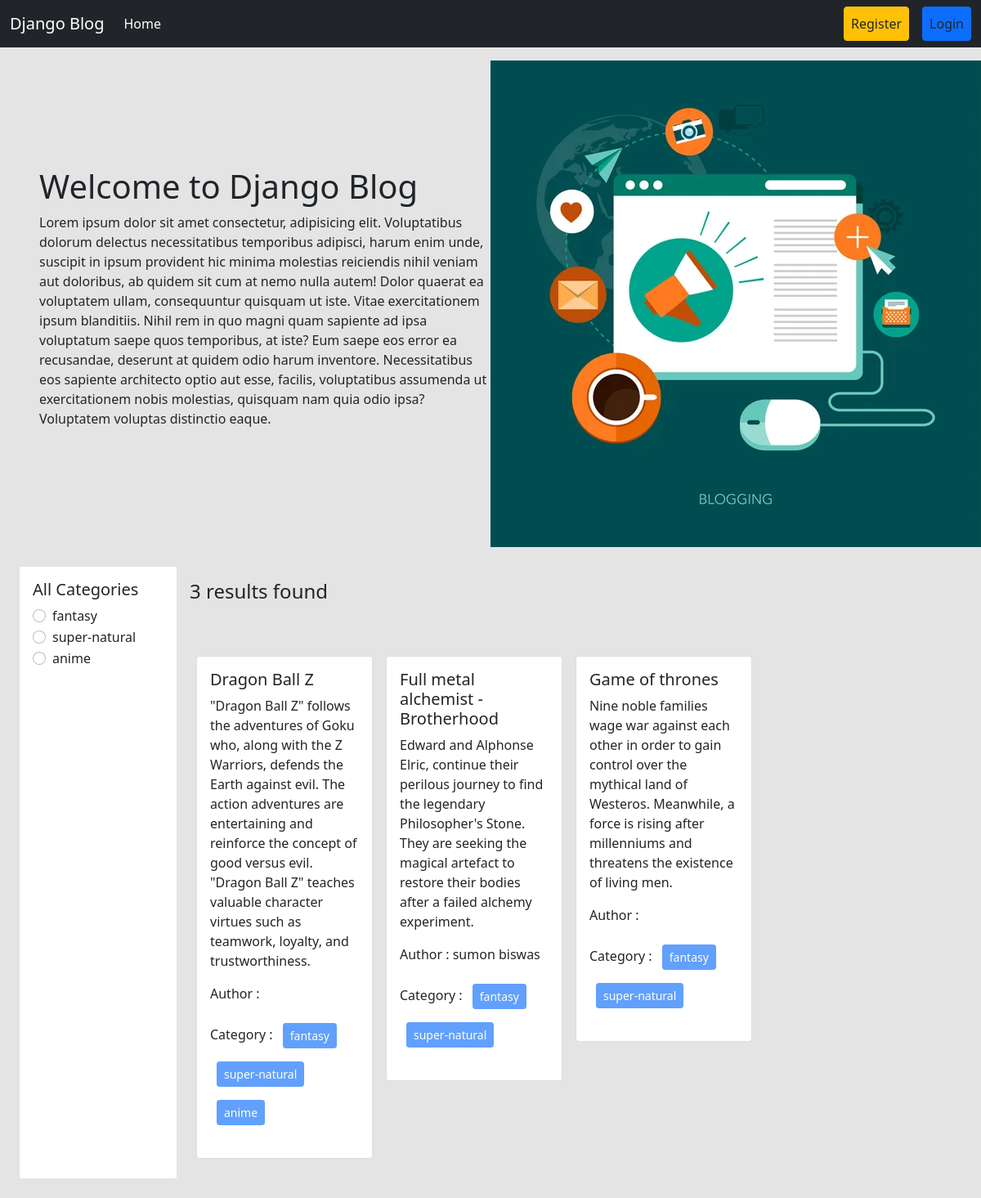
The page / on the database its author committed.
### categories/models.py (models this page shows, shortened)
class Category(models.Model):
    name = models.CharField(max_length=100)
    slug = models.SlugField(max_length=100,unique=True, null=True, blank=True)

### posts/models.py (models this page shows, shortened)
class Post(models.Model):
    title = models.CharField(max_length=50)
    content = models.TextField()
    category = models.ManyToManyField(Category) # ekta post multiple categorir moddhe thakte pare abar ekta categorir moddhe multiple post thakte pare
    author = models.ForeignKey(User, on_delete=models.CASCADE)

### blog_project/views.py (the view, shortened to what this page needs)
# urls.py: 2. Add a URL to urlpatterns:  path('', views.home, name='home')
def home(request, category_slug = None): # initially dhore nicchi je category_slug None thakbe karon hocche user first time home page e asle se normal page dekhbe, se filter korte chaile category te click korlei sei category er slug ta capture korbo ar seta tokhn ar None thakbe na
    data = Post.objects.all() # sob post gula ke niye aslam
    categories = Category.objects.all() # sob category dekhabo
    return render(request, 'home.html', {'data' : data, 'category' : categories})

### templates/home.html
{% extends 'base.html' %}
{% load static %}
{% block content %}
<div class="d-flex flex-wrap px-5 pt-3 align-items-center">
  <div class="col-6">
    <h1>Welcome to Django Blog</h1>
    <p>Lorem ipsum dolor sit amet consectetur, adipisicing elit. Voluptatibus dolorum delectus necessitatibus temporibus adipisci, harum enim unde, suscipit in ipsum provident hic minima molestias reiciendis nihil veniam aut doloribus, ab quidem sit cum at nemo nulla autem! Dolor quaerat ea voluptatem ullam, consequuntur quisquam ut iste. Vitae exercitationem ipsum blanditiis. Nihil rem in quo magni quam sapiente ad ipsa voluptatum saepe quos temporibus, at iste? Eum saepe eos error ea recusandae, deserunt at quidem odio harum inventore. Necessitatibus eos sapiente architecto optio aut esse, facilis, voluptatibus assumenda ut exercitationem nobis molestias, quisquam nam quia odio ipsa? Voluptatem voluptas distinctio eaque.</p>
  </div>
  <div class="col-6">
<img src="{% static 'header.jpg' %}" />
  </div>
</div>
<div class="d-flex flex-wrap p-4">
  <div class="col-2 bg-white p-3" >
    <h5>All Categories</h5>
    {% for cat in category %}
    <div class="form-check">
      <input
        class="form-check-input"
        type="radio"
        name="category"
        id="{{cat.id}}"
      />
      <label class="form-check-label" for="{{cat.id}}">
        <a href="{% url 'category_wise_post' cat.slug %}" class="text-decoration-none text-dark" >{{cat.name}}</a>
      </label>
    </div>
    {% endfor %}
  </div>
  <div class="col-10 p-3">
    <h4>{{data | length}} results found</h4>
    <div class="d-flex flex-wrap pt-5">
      {% for post in data %}
      <div class="col-sm-3">
        <div class="card m-2">
          <div class="card-body">
            <h5 class="card-title">{{post.title}}</h5>
            <p class="card-text">{{post.content}}</p>
            <p>Author : {{post.author.first_name}} {{post.author.last_name}}</p>
            <p>
              Category : {% for cat in post.category.all %}
              <button class="btn btn-primary btn-sm m-2" disabled>
                {{cat.name}}
              </button>
              {% endfor %}
            </p>
          </div>
        </div>
      </div>
      {% endfor %}
    </div>
  </div>
</div>
{% endblock %}

### templates/base.html (shortened to what this page needs)
<!DOCTYPE html>
<html lang="en">
  <head>
    <link
      href="https://cdn.jsdelivr.net/npm/bootstrap@5.0.2/dist/css/bootstrap.min.css"
      rel="stylesheet"
    />
  </head>
  <body style="background-color : #e4e4e4">
    <nav class="navbar navbar-expand-lg navbar-dark bg-dark">
      <div class="container-fluid">
        <a class="navbar-brand" href="{% url 'homepage' %}">Django Blog</a>
        <div class="collapse navbar-collapse" id="navbarSupportedContent">
          <ul class="navbar-nav me-auto mb-2 mb-lg-0">
            <li class="nav-item">
              <a
                class="nav-link active"
                aria-current="page"
                href="{% url 'homepage' %}"
                >Home</a
              >
            </li>
          </ul>
          <div class="d-flex">
            <ul class="navbar-nav me-auto mb-2 mb-lg-0">
              {% if request.user.is_authenticated %}
              <li class="nav-item mx-3">
                <a
                  class="nav-link btn btn-warning text-dark"
                  href="{% url 'profile' %}"
                  >Profile</a
                >
              </li>
              <li class="nav-item mx-3">
                <a
                  class="nav-link btn btn-danger text-dark"
                  href="{% url 'user_logout' %}"
                  >Logout</a
                >
              </li>
              {% else %}
              <li class="nav-item mx-3">
                <a
                  class="nav-link btn btn-warning text-dark"
                  href="{% url 'register' %}"
                  >Register</a
                >
              </li>
              <li class="nav-item">
                <a
                  class="nav-link btn btn-primary text-dark"
                  href="{% url 'user_login' %}"
                  >Login</a
                >
              </li>
              {% endif %}
            </ul>
          </div>
        </div>
      </div>
    </nav>
    {% block content %} {% endblock %}
  </body>
</html>

### rows shown on the page
Category: name "fantasy"
Category: name "super-natural"
Category: name "anime"
Post: title "Dragon Ball Z", content "\"Dragon Ball Z\" follows the adventures of Goku who, along with the Z Warriors, defends the Earth against evil. The action adventures are entertaining and reinforce the concept of good versus evil. \"Dragon Ball Z\" teaches valuable character virtues such as teamwork, loyalty, and trustworthiness."
Post: title "Full metal alchemist - Brotherhood", content "Edward and Alphonse Elric, continue their perilous journey to find the legendary Philosopher's Stone. They are seeking the magical artefact to restore their bodies after a failed alchemy experiment.", author.first_name "sumon", author.last_name "biswas"
Post: title "Game of thrones", content "Nine noble families wage war against each other in order to gain control over the mythical land of Westeros. Meanwhile, a force is rising after millenniums and threatens the existence of living men."

### other values the page prints
{{ data | length }} "3"
